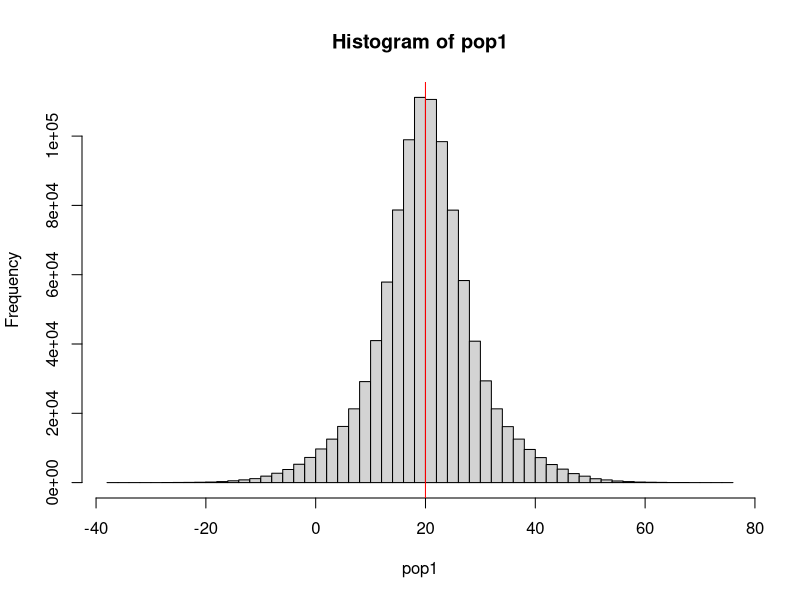
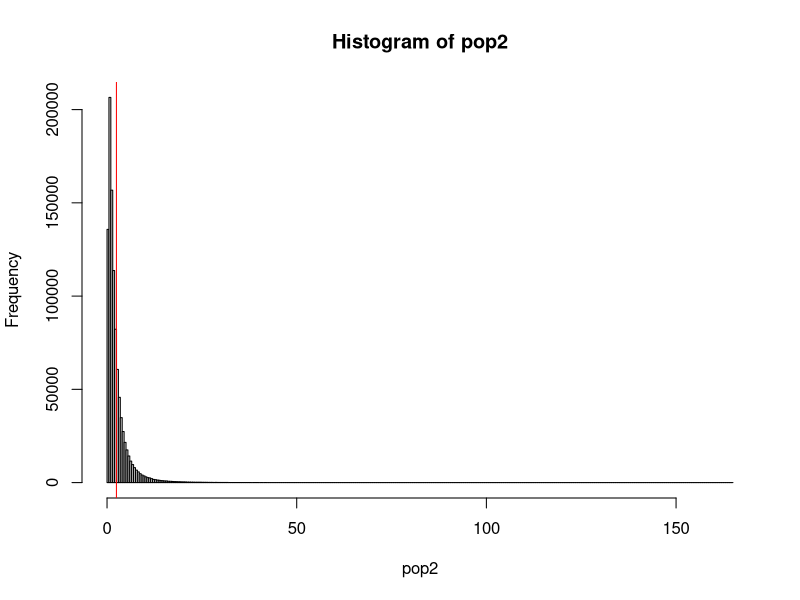

Reproduce these figures in R, in order.
#The data generated here will be used to examine the bootstrap testing procedure and see if the type I error rates are what we expect.
#The first data set is symmetric coming from a a mixture of two normal distributions. The second comes from a log-normal distribution.
#Quick histograms were made in this file but this does not need to be run again. The data generated here is in the repo.
library(here)
library(tidyverse)
norm1 <- rnorm(500000, mean=20, sd=12)
norm2 <- rnorm(500000, mean=20, sd=5)
pop1 <- c(norm1,norm2)
hist(pop1, breaks=50)
abline(v=mean(pop1),col="red")

pop2 <- rlnorm(1000000, meanlog=log(1.5), sdlog=1)
hist(pop2, breaks=500)
abline(v=mean(pop2),col="red")

write_rds(pop1, here("results", "pop1.rds"))
write_rds(pop2, here("results", "pop2.rds"))
